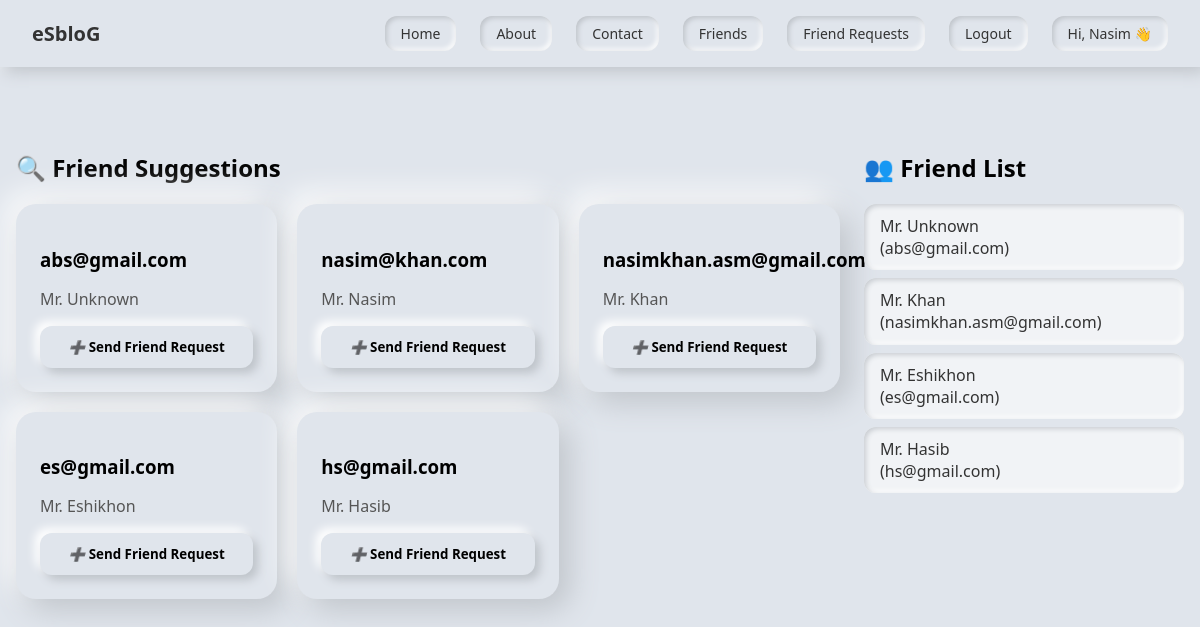
/friends/ (signed in), run on the app's committed database.
### dashboard/models.py (models this page shows, shortened)
class Login_info_new_p(models.Model):
    fname = models.CharField(max_length=100,default="Mr.")
    lname = models.CharField(max_length=100,default="Unknown")
    email = models.EmailField(max_length=50)
    password = models.CharField(max_length=50)

### friends/views.py (the view)
# urls.py: path('friends/',views.allFriends,name="friends"),
def allFriends(request):
    my_id = request.session.get("user_id")
    all_users = Login_info_new_p.objects.all()
    user_data = {u.id: {0: u.email, 1: u.fname, 2: u.lname} for u in all_users}
    friendships = friend_list.objects.filter(user_id=my_id)
    friends_data = []
    for fr in friendships:
        u = fr.friend_id
        friends_data.append({
            "my_id": fr.user_id.id,
            "id": u.id,
            "name": f"{u.fname} {u.lname}",
            "email": u.email,
        })
    return render(request, "friends/friend_list.html", {
        "friends": friends_data,
        "my_id": my_id,  # fix here
        "user_data": user_data
    })

### friends/templates/friends/friend_list.html (shortened to what this page needs)
{% include "dashboard/header.html" %}
<div class="page-wrapper">
  <div class="suggestions">
    <h2>🔍 Friend Suggestions</h2>
    <div class="grid">
      {% for u,v in user_data.items %}
        <div class="container">
          <h3 class="username">{{ v.0 }}</h3>
          <p class="content">{{ v.1 }} {{ v.2 }}</p>
          <button class="action-btn">
            <a href="{% url 'send_friend_request' u %}"><i>➕</i> Send Friend Request</a>
          </button>
        </div>
      {% endfor %}
    </div>
  </div>
  <div class="friendlist">
    <h2>👥 Friend List</h2>
    <ul class="friend-list">
      {% for friend in friends %}
        <li class="friend">{{ friend.name }}<br>({{ friend.email }})</li>
      {% empty %}
        <li class="friend">No friends added yet.</li>
      {% endfor %}
    </ul>
  </div>
</div>
{% include "dashboard/footer.html" %}

### dashboard/templates/dashboard/header.html (shortened to what this page needs)
{% load static %}
<!DOCTYPE html>
<html lang="en">
<head>
</head>
<body>
  <nav class="navbar" role="navigation" aria-label="main">
    <a class="logo" href="{% url 'home' %}">eSbloG</a>
    <ul>
      <li><a href="{% url 'home' %}">Home</a></li>
      <li><a href="{% url 'home' %}">About</a></li>
      <li><a href="{% url 'home' %}">Contact</a></li>
      {% if request.session.user_id %}
        <li><a href="{% url 'friends' %}">Friends</a></li>
        <li><a href="{% url 'friends_req' %}">Friend Requests</a></li>
        <li><a href="{% url 'logout' %}">Logout</a></li>
        <li><a href="">Hi, {{ request.session.name }} 👋</a></li>
      {% else %}
        <li><a href="{% url 'login' %}">Login</a></li>
      {% endif %}
    </ul>
  </nav>
  <div class="page-wrap">

### dashboard/templates/dashboard/header.html (style rules this page uses)
* { box-sizing: border-box; font-family: 'Segoe UI', sans-serif; }
body { background: #e0e5ec; display: flex; flex-direction: column; align-items: center; min-height: 100vh; margin: 0; }
.navbar { width: 100%; background: #e0e5ec; padding: 1rem 2rem; display: flex; justify-content: space-between; align-items: center; box-shadow: 5px 5px 15px #bec3c9, -5px -5px 15px #ffffff; position: sticky; top: 0; left: 0; z-index: 1000; }
.navbar .logo { font-size: 20px; font-weight: bold; color: #333; text-decoration: none; }
.navbar ul { list-style: none; display: flex; gap: 1.5rem; margin: 0; padding: 0; }
.navbar ul li { display: inline; }
.navbar ul li a { text-decoration: none; color: #333; padding: 0.5rem 1rem; border-radius: 12px; background: #e0e5ec; box-shadow: inset 2px 2px 5px #bec3c9, inset -2px -2px 5px #ffffff; font-size: 14px; transition: all 0.2s ease-in-out; display: inline-block; }
.page-wrap { width: 100%; display: flex; justify-content: center; padding: 2rem 1rem; }

### friends/templates/friends/friend_list.html (style rules this page uses)
.page-wrapper { display: flex; gap: 24px; margin-top: 2rem; align-items: flex-start; }
.suggestions { flex: 1; }
.friendlist { flex: 0 0 320px; position: sticky; top: 20px; }
.grid { display: grid; gap: 20px; grid-template-columns: repeat(1, minmax(0, 1fr)); }
@media (min-width: 700px) { .grid { grid-template-columns: repeat(2, minmax(0, 1fr)); } }
@media (min-width: 1100px) { .grid { grid-template-columns: repeat(3, minmax(0, 1fr)); } }
.container { background: #e0e5ec; padding: 1.5rem; border-radius: 20px; box-shadow: 10px 10px 30px #bec3c9, -10px -10px 30px #ffffff; text-align: left; }
.username { font-weight: 700; margin-bottom: .5rem; }
.content { color:#555; margin-bottom: 1rem; }
.action-btn { width: 100%; padding: .75rem 1rem; border: 0; border-radius: 12px; background: #e0e5ec; box-shadow: 5px 5px 10px #bec3c9, -5px -5px 10px #ffffff; font-weight: 700; cursor: pointer; }
.action-btn a { color: inherit; text-decoration: none; display:block; }
.friend-list { list-style: none; padding: 0; margin: 1rem 0 0; }
.friend { background: #f1f3f6; margin: .5rem 0; padding: .7rem 1rem; border-radius: 12px; box-shadow: inset 2px 2px 5px #c9cdd2, inset -2px -2px 5px #ffffff; color: #333; font-weight: 500; }

### data on the page
Login_info_new_p: session.name "Nasim", email "nasim@khan.com", fname "Mr.", lname "Nasim"
Login_info_new_p: email "abs@gmail.com", fname "Mr.", lname "Unknown", email "abs@gmail.com"
Login_info_new_p: email "nasimkhan.asm@gmail.com", fname "Mr.", lname "Khan", email "nasimkhan.asm@gmail.com"
Login_info_new_p: email "es@gmail.com", fname "Mr.", lname "Eshikhon", email "es@gmail.com"
Login_info_new_p: email "hs@gmail.com", fname "Mr.", lname "Hasib", email "hs@gmail.com"

### other printed values
{{ friend.name }} "Mr. Unknown" "Mr. Khan" "Mr. Eshikhon" "Mr. Hasib"
